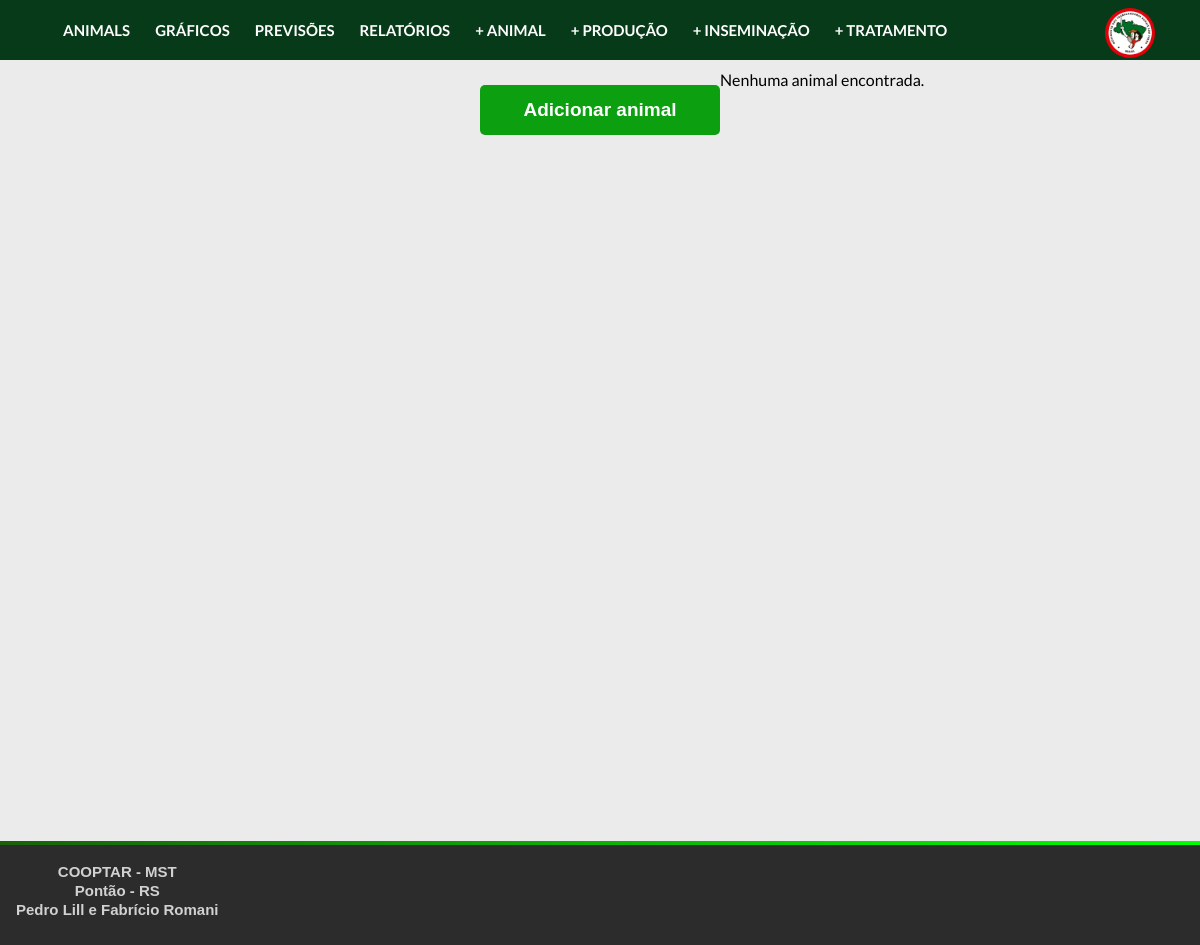
Page /controller/views/listaAnimal.php on the earlier database version.
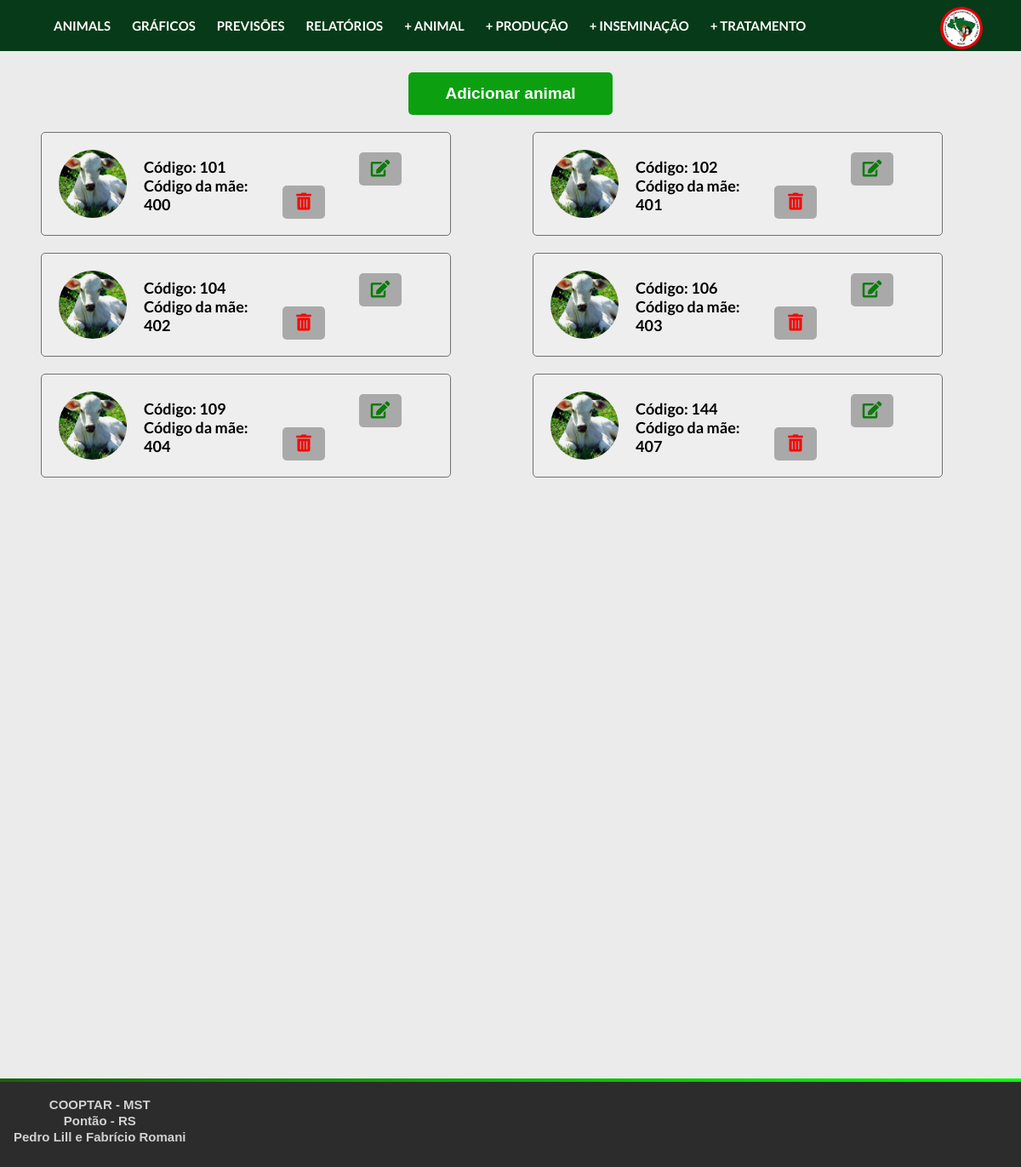
Same page on the later database version.
### tables this page shows
create table animal(
  codAnimal INTEGER,
  dtNascimento DATE NOT NULL,
  codMae INTEGER NOT NULL,
  nomePai VARCHAR(30) NOT NULL,
  estadoVida INTEGER NOT NULL, 
  nomeImagem VARCHAR(30) NOT NULL,
  PRIMARY KEY (codAnimal)
);

### controller/classes/Conexao.php (called while the page is built)
<?php
    class Conexao{
        public static $conexao;
        public static function conecta(){
            if(!isset(self::$conexao)){
                try{
                    self::$conexao = new PDO("mysql:host=localhost; dbname=projetointegrado", "admcooptar", "12345");
                }
                catch(PDOException $e){
                    echo "Erro de conexão: ". $e->getMessage();
                    die();
                }
            }
            return self::$conexao;
        }
    }
?>

### controller/classes/AnimalDAO.php (called while the page is built, shortened)
<?php
    require_once "Conexao.php";
    require_once "Animal.php";
    class AnimalDAO{
        public $conexao;
        public function __construct(){
            $this->conexao = Conexao::conecta();
        }
        public function listar(){
            try{
                $query = $this->conexao->prepare("select * from animal order by codAnimal");
                $query->execute();
                $registros = $query->fetchAll(PDO::FETCH_CLASS, "Animal");
                return $registros;
            }
            catch(PDOException $e){
                echo "Erro no acesso aos dados: ". $e->getMessage();
            }
        }
    }
?>

### controller/classes/Animal.php (called while the page is built, shortened)
<?php
    class Animal{
        private $codAnimal;
        private $codMae;
        private $nomeImagem;
        public function getCodAnimal(){
            return $this->codAnimal;
        }
        public function getCodMae(){
            return $this->codMae;
        }
        public function getNomeImagem(){
            return $this->nomeImagem;
        }
    }
?>

### controller/views/listaAnimal.php (the view, shortened to what this page needs)
<!DOCTYPE html>
<html lang="pt-br">
<head>
  <link href="../css/style.css" rel="stylesheet">
  <link href="../css/adicionar-animal.css" rel="stylesheet">
  <link href="../css/lista-animais.css" rel="stylesheet">
</head>
<body>
<?php require_once("../includes/header.php");?>
<div class="lista_animais">
    <button class="button-form" onclick="window.location.href='animalController.php?acao=adiciona'">Adicionar animal</button>
        <?php
        require_once "../controller/classes/AnimalDAO.php";
        $obj = new AnimalDAO();
        $lista = $obj->listar();
        if(count($lista) == 0){
            echo "Nenhuma animal encontrada.";
        }else{
            foreach ($lista as $animal){
        ?>
        <div class="animal">
            <div class="label">
                <div class="animal_img">
                    <img src="../img/<?=$animal->getNomeImagem()?>" alt="imagem_animal">
                </div>
                <div class="animal_descricao">
                    <strong>Código: <?=$animal->getCodAnimal()?> </strong>
                    <strong>Código da mãe: <?=$animal->getCodMae() ?> </strong>
                </div>
                <div>
                    <button class="button-edit" onclick="window.location.href='animalController.php?acao=altera&codAnimal=<?=$animal->getCodAnimal() ?>'"><i class="fa fa-edit fa-1x"></i></button>
                    <button class="button-delete" onclick='verificarExcluir(<?=$animal->getCodAnimal()?>)'><i class="fa fa-trash-alt fa-1x"></i></button>
                </div>
            </div>
        </div>
    <?php
        }
      }
    ?>
  </div>
  <?php require_once("../includes/footer.php");?>
</body>

### includes/header.php (shortened to what this page needs)
<!DOCTYPE html>
<html lang="pt-br">
<head>
    <link href="https://cdnjs.cloudflare.com/ajax/libs/font-awesome/5.11.2/css/all.min.css" rel="stylesheet" />
    <link href="../css/style.css" rel="stylesheet">
    <link href="../css/adicionar-animal.css" rel="stylesheet">
    <link href="../css/lista-animais.css" rel="stylesheet">
    <link href="../css/graficos.css" rel="stylesheet">
    <link href="../css/relatorios.css" rel="stylesheet">
    <link href="../css/previsoes.css" rel="stylesheet">
    <link href="../css/calendario.css" rel="stylesheet">
</head>
<body>
    <header>
        <ul>
            <li><a href="../controller/animalController.php">Animals</a></li>
            <li><a href="../views/graficos.php">Gráficos</a></li>
            <li><a href="../views/previsoes.php">Previsões</a></li>
            <li><a href="../views/relatorios.php">Relatórios</a></li>
            <li><a href="../controller/animalController.php?acao=adiciona">+  Animal</a></li>
            <li><a href="../controller/producaoController.php?acao=adiciona">+  Produção</a></li>
            <li><a href="../controller/inseminacaoController.php?acao=adiciona">+  Inseminação</a></li>
            <li><a href="../controller/tratamentoController.php?acao=adiciona">+  Tratamento</a></li>
        </ul>
        <a class="logo-header" href="../index.php"><img title="Logo do mst" src="/img/mst.png" /></a>
    </header>
</body>

### includes/footer.php (shortened to what this page needs)
<!DOCTYPE html>
<html lang="pt-br">
<head>
    <link href="../css/footer.css" rel="stylesheet">
</head>
<body>
    <footer>
        <div class="container__footer">
            <div class="container__text">
                <span>COOPTAR - MST</span><br>
                <span>Pontão - RS</span><br>
                <span>Pedro Lill e Fabrício Romani</span><br>
            </div>
        </div>
    </footer>
</body>

### css/style.css (style rules this page uses)
:root { --primary-color: #073a18; }
body { font-family: 'Lato', sans-serif; margin: 0; transition: transform 0.3s; background-color: #ebebeb; }
header { background-color: var(--primary-color); color: #fff; font-size: 130%; height: 60px; position: relative; padding: 0px 15px; }
header ul { list-style-type: none; margin: 0; text-decoration: none; }
header ul li { list-style: none; padding-top:15px; display: inline-block; }
header ul li a { padding: 8px; font-size:15px; font-weight: 600; color: #fff; text-decoration: none; transition: 0.5s; line-height: 25px; border-radius: 4px; text-transform: uppercase; margin-right: 5px; }
button, input[type='submit'] { border: 0; border-radius: 5px; color: #fff; cursor: pointer; padding: 8px 12px; }
.logo-header { float: right; margin-right: 30px; margin-top:-35px; }
.logo-header img { border-radius: 40px; width: 50px; height: 50px; margin-top: 0px; }

### css/adicionar-animal.css (style rules this page uses)
.button-form { background-color: #0ca011; color: white; padding: 14px 20px; margin: 15px 0 0 40%; border: none; cursor: pointer; width: 20%; font-size: 19px; font-weight: bold; }

### css/lista-animais.css (style rules this page uses)
.lista_animais { display: flex; flex-direction: row; justify-content: flex-start; flex-wrap: wrap; margin-top: 10px; }
.animal { cursor: pointer; width: 40vw; height: 120px; font-size: 15px; background-color: #eeeeee; border: 1px solid #707070; margin: 20px 4vw 0 4vw; border-radius: 5px; transition: 0.3s; }
.animal img { height: 80px; width: 80px; border-radius: 40px; margin: 0px 20x 0 20px; }
.animal .label { display: flex; margin-top: 20px; margin-left: 20px; align-items: center; }
.animal_descricao { margin-left: 20px; font-size: 18px; display: flex; flex-direction: column; }
.button-delete { background-color: #4d4d4d6e; color: #ff0000; font-size: 20px; width: 50px; margin-left: 10px; }
.button-edit { background-color: #4d4d4d6e; color: #097c09; font-size: 20px; width: 50px; margin-left: 100px; }

### css/footer.css (style rules this page uses)
footer { background-color: #2c2c2c; position: relative; bottom: 0; top: 6px; height: 100px; width: 100%; border-top: 4px solid; border-image-source: linear-gradient(-90deg, #00ff00, #1a610b); border-image-slice: 1; margin-top: 700px; }
.container__footer { display: flex; justify-content: space-between; align-items: center; padding: 2vh; }
.container__text { flex-direction: column; text-align: center; height: 100%; justify-content: center; align-content: center; }
.container__text span { font-size: 15px; color: rgb(209, 209, 209); font-weight: bold; font-family: "Montserrat Bold", Helvetica, sans-serif; }
.container__text span:not(:first-child) { margin-top: 4px; }

Differences in the rows shown:
added animal: nomeImagem (picture), codAnimal "101", codMae "400"
added animal: nomeImagem (picture), codAnimal "102", codMae "401"
added animal: nomeImagem (picture), codAnimal "104", codMae "402"
added animal: nomeImagem (picture), codAnimal "106", codMae "403"
added animal: nomeImagem (picture), codAnimal "109", codMae "404"
added animal: nomeImagem (picture), codAnimal "144", codMae "407"
Other differences:
text no longer shown: "Nenhuma animal encontrada."
